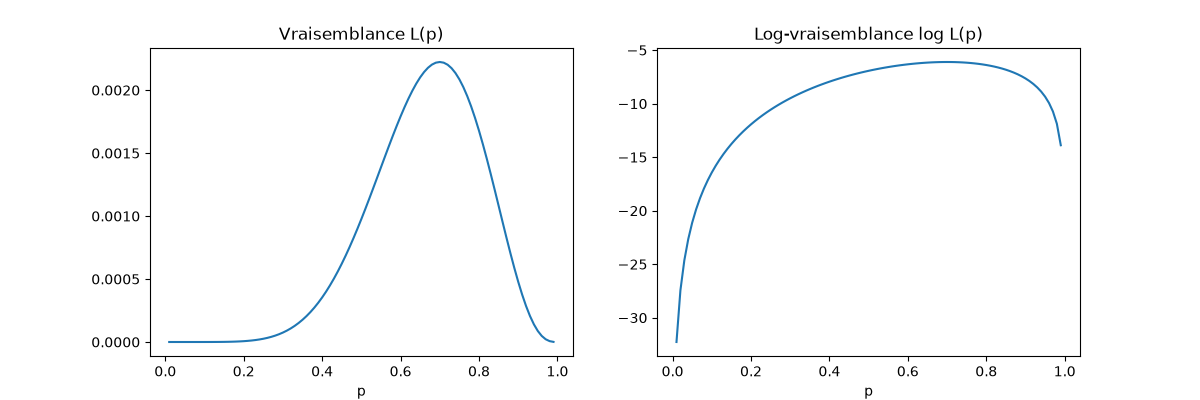

The script that saved this image:
import numpy as np
import matplotlib.pyplot as plt

p = np.linspace(0.01, 0.99, 99)                       # 99 valeurs de p : 0.01, 0.02, ..., 0.99
vraisemblance = p**7 * (1 - p)**3                     # pour les 99 valeurs à la fois
log_vraisemblance = 7 * np.log(p) + 3 * np.log(1 - p)

print(f"Maximum de L     en p = {p[np.argmax(vraisemblance)]:.2f}")
print(f"Maximum de log L en p = {p[np.argmax(log_vraisemblance)]:.2f}")

fig, axes = plt.subplots(1, 2, figsize=(12, 4))
axes[0].plot(p, vraisemblance)
axes[0].set_title("Vraisemblance L(p)")
axes[1].plot(p, log_vraisemblance)
axes[1].set_title("Log-vraisemblance log L(p)")
for ax in axes:
    ax.set_xlabel("p")
plt.savefig("phase-0-fondations/03-probabilites-stats/vraisemblance.png")

# Le problème numérique
probas = np.full(1000, 0.01)          # 1000 fois la valeur 0.01
print(f"Produit des probabilités : {np.prod(probas)}")
print(f"Somme des logarithmes    : {np.sum(np.log(probas)):.2f}")
